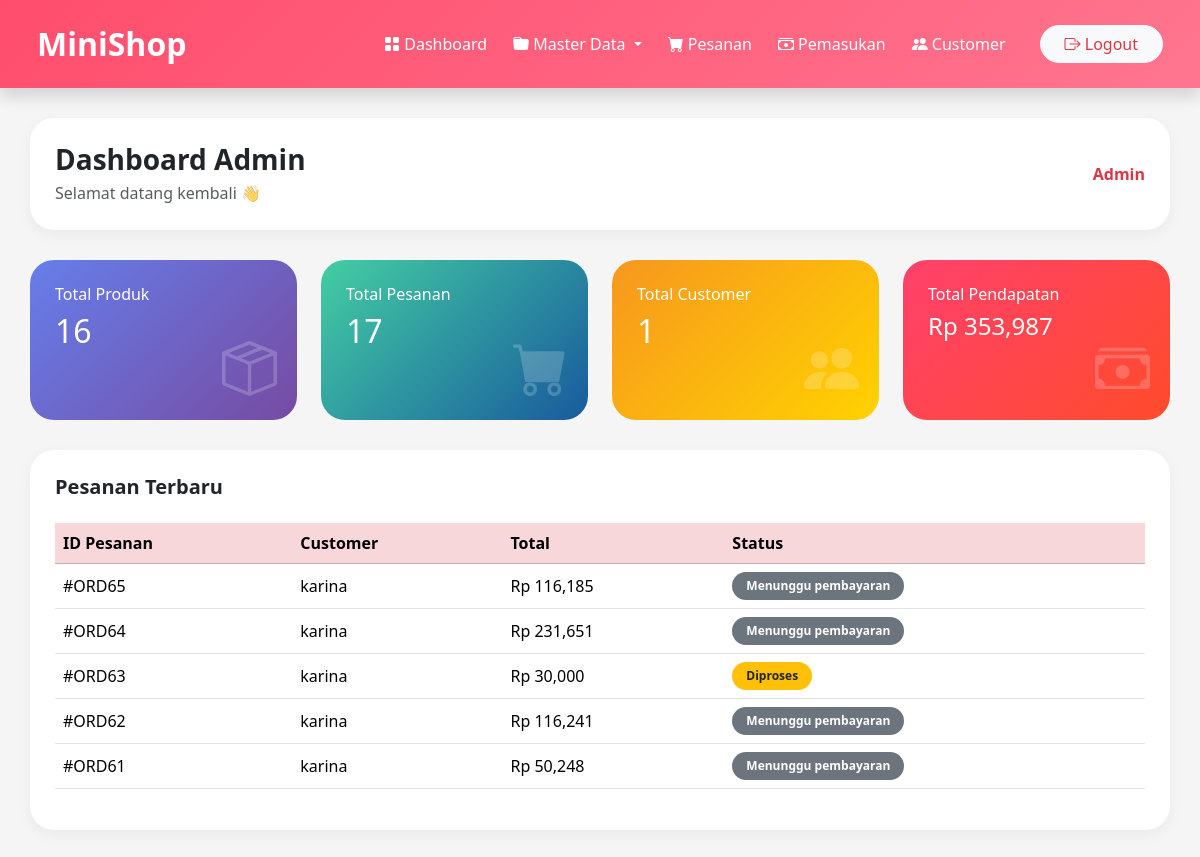
Page /admin/dashboard.php (signed in) on the committed database.
### tables this page shows
CREATE TABLE `pesanan` (
  `id_pesanan` int NOT NULL,
  `id_user` int DEFAULT NULL,
  `tanggal_pesan` datetime DEFAULT CURRENT_TIMESTAMP,
  `total` int NOT NULL,
  `diskon` int NOT NULL,
  `total_bayar` int DEFAULT NULL,
  `status` enum('menunggu pembayaran','diproses','dikirim','selesai','dibatalkan') DEFAULT 'menunggu pembayaran',
  `alamat_pengiriman` text,
  `metode_pembayaran` varchar(50) DEFAULT NULL,
  `nomor_pesanan` varchar(50) DEFAULT NULL,
  `bank_tujuan` varchar(100) DEFAULT NULL,
  `bukti_pembayaran` varchar(255) DEFAULT NULL,
  `status_pembayaran` enum('pending','menunggu_verifikasi','dibayar','expired','belum dibayar') NOT NULL DEFAULT 'pending',
  `batas_pembayaran` datetime DEFAULT NULL,
  `waktu_dikirim` datetime DEFAULT NULL,
  `waktu_selesai` datetime DEFAULT NULL,
  `nomor_pembayaran` varchar(50) DEFAULT NULL,
  `is_read` tinyint(1) DEFAULT '0'
);

CREATE TABLE `users` (
  `id_user` int NOT NULL,
  `nama` varchar(100) NOT NULL,
  `email` varchar(100) NOT NULL,
  `password` varchar(255) NOT NULL,
  `no_hp` varchar(20) DEFAULT NULL,
  `alamat` text,
  `foto` varchar(255) DEFAULT NULL,
  `role` enum('admin','customer') DEFAULT 'customer',
  `created_at` timestamp NOT NULL DEFAULT CURRENT_TIMESTAMP,
  `gender` varchar(10) DEFAULT NULL
);

### admin/dashboard.php (the view, shortened to what this page needs)
<?php
include 'koneksi.php';
$produk = mysqli_query($conn, "
    SELECT COUNT(*) as total
    FROM produk
");
$total_produk = mysqli_fetch_assoc($produk)['total'];
$pesanan = mysqli_query($conn, "
    SELECT COUNT(*) as total
    FROM pesanan
");
$total_pesanan = mysqli_fetch_assoc($pesanan)['total'];
$customer = mysqli_query($conn, "
    SELECT COUNT(*) as total
    FROM users
    WHERE role='customer'
");
$total_customer = mysqli_fetch_assoc($customer)['total'];
$pendapatan = mysqli_query($conn, "
    SELECT SUM(total_bayar) as total
    FROM pesanan
    WHERE status='selesai'
");
$data_pendapatan = mysqli_fetch_assoc($pendapatan);
$total_pendapatan = $data_pendapatan['total'] ?? 0;
$pesanan_terbaru = mysqli_query($conn, "
    SELECT p.*, u.nama
    FROM pesanan p
    LEFT JOIN users u ON p.id_user = u.id_user
    ORDER BY p.id_pesanan DESC
    LIMIT 5
");
?>
<!DOCTYPE html>
<html lang="id">
<head>
    <link href="https://cdn.jsdelivr.net/npm/bootstrap@5.3.3/dist/css/bootstrap.min.css" rel="stylesheet">
    <link rel="stylesheet" href="https://cdn.jsdelivr.net/npm/bootstrap-icons@1.11.3/font/bootstrap-icons.min.css">
</head>
<body>
<nav class="navbar navbar-expand-lg navbar-dark shadow">
    <div class="container-fluid">
        <a class="navbar-brand text-white" href="dashboard.php">MiniShop</a>
        <div class="collapse navbar-collapse" id="navbarAdmin">
            <ul class="navbar-nav ms-auto align-items-lg-center">
                <li class="nav-item">
                    <a class="nav-link active" href="dashboard.php">
                        <i class="bi bi-grid-fill"></i> Dashboard
                    </a>
                </li>
                <li class="nav-item dropdown">
                    <a class="nav-link dropdown-toggle" data-bs-toggle="dropdown">
                        <i class="bi bi-folder-fill"></i> Master Data
                    </a>
                </li>
                <li class="nav-item">
                    <a class="nav-link" href="pesanan.php"><i class="bi bi-cart-fill"></i> Pesanan</a>
                </li>
                <li class="nav-item">
                    <a class="nav-link" href="pemasukan.php"><i class="bi bi-cash-stack"></i> Pemasukan</a>
                </li>
                <li class="nav-item">
                    <a class="nav-link" href="customer.php"><i class="bi bi-people-fill"></i> Customer</a>
                </li>
                <li class="nav-item ms-lg-3">
                    <a href="logout.php" class="btn btn-light text-danger rounded-pill px-4">
                        <i class="bi bi-box-arrow-right"></i> Logout
                    </a>
                </li>
            </ul>
        </div>
    </div>
</nav>
<div class="content">
    <div class="topbox d-flex justify-content-between align-items-center">
        <div>
            <h3 class="fw-bold mb-1">Dashboard Admin</h3>
            <p class="text-muted mb-0">Selamat datang kembali 👋</p>
        </div>
        <div>
            <strong class="text-danger">
                <?= htmlspecialchars($_SESSION['admin']); ?>
            </strong>
        </div>
    </div>
    <div class="row g-4">
        <div class="col-md-3">
            <div class="dashboard-card bg1">
                <h6>Total Produk</h6>
                <h2><?= number_format($total_produk); ?></h2>
                <i class="bi bi-box-seam"></i>
            </div>
        </div>
        <div class="col-md-3">
            <div class="dashboard-card bg2">
                <h6>Total Pesanan</h6>
                <h2><?= number_format($total_pesanan); ?></h2>
                <i class="bi bi-cart-fill"></i>
            </div>
        </div>
        <div class="col-md-3">
            <div class="dashboard-card bg3">
                <h6>Total Customer</h6>
                <h2><?= number_format($total_customer); ?></h2>
                <i class="bi bi-people-fill"></i>
            </div>
        </div>
        <div class="col-md-3">
            <div class="dashboard-card bg4">
                <h6>Total Pendapatan</h6>
                <h4>Rp <?= number_format($total_pendapatan); ?></h4>
                <i class="bi bi-cash-stack"></i>
            </div>
        </div>
    </div>
    <div class="table-box">
        <h5 class="fw-bold mb-4">Pesanan Terbaru</h5>
        <div class="table-responsive">
            <table class="table table-hover align-middle">
                <thead class="table-danger">
                    <tr>
                        <th>ID Pesanan</th>
                        <th>Customer</th>
                        <th>Total</th>
                        <th>Status</th>
                    </tr>
                </thead>
                <tbody>
                <?php if (mysqli_num_rows($pesanan_terbaru) > 0) : ?>
                    <?php while($data = mysqli_fetch_assoc($pesanan_terbaru)) : ?>
                        <tr>
                            <td>#ORD<?= $data['id_pesanan']; ?></td>
                            <td>
                                <?= htmlspecialchars($data['nama'] ?? 'User #'.$data['id_user']); ?>
                            </td>
                            <td>Rp <?= number_format($data['total_bayar']); ?></td>
                            <td>
                                <?php
                                $status = strtolower(trim($data['status']));
                                $badge = "bg-secondary";
                                if($status == 'diproses'){ $badge = "bg-warning text-dark"; }
                                elseif($status == 'dikirim'){ $badge = "bg-primary"; }
                                elseif($status == 'selesai'){ $badge = "bg-success"; }
                                elseif($status == 'dibatalkan'){ $badge = "bg-danger"; }
                                ?>
                                <span class="badge <?= $badge; ?> badge-status">
                                    <?= ucfirst($status); ?>
                                </span>
                            </td>
                        </tr>
                    <?php endwhile; ?>
                <?php else : ?>
                    <tr>
                        <td colspan="4" class="text-center text-muted py-3">Belum ada data pesanan terbaru.</td>
                    </tr>
                <?php endif; ?>
                </tbody>
            </table>
        </div>
    </div>
</div>
</body>
</html>

### admin/dashboard.php (style rules this page uses)
body { background:#f5f5f5; font-family:'Segoe UI',sans-serif; }
.navbar { background:linear-gradient(135deg,#ff4d6d,#ff758f); padding:15px 25px; }
.navbar-brand { font-size:32px; font-weight:800; }
.nav-link { color:white !important; margin-right:10px; font-weight:500; transition:0.3s; }
.content { padding:30px; }
.topbox { background:white; border-radius:24px; padding:25px; margin-bottom:30px; box-shadow:0 5px 15px rgba(0,0,0,0.05); }
.dashboard-card { border:none; border-radius:24px; color:white; padding:25px; position:relative; overflow:hidden; transition:0.3s; min-height:160px; }
.dashboard-card i { position:absolute; right:20px; bottom:10px; font-size:55px; opacity:0.2; }
.bg1 { background:linear-gradient(135deg,#667eea,#764ba2); }
.bg2 { background:linear-gradient(135deg,#43cea2,#185a9d); }
.bg3 { background:linear-gradient(135deg,#f7971e,#ffd200); }
.bg4 { background:linear-gradient(135deg,#ff416c,#ff4b2b); }
.table-box { background:white; border-radius:24px; padding:25px; margin-top:30px; box-shadow:0 5px 15px rgba(0,0,0,0.05); }
.badge-status { padding:8px 14px; border-radius:30px; font-size:12px; }

### rows in the picture
pesanan: id_pesanan "65", id_user.nama "karina", total_bayar "116,185", status "Menunggu pembayaran"
pesanan: id_pesanan "64", id_user.nama "karina", total_bayar "231,651", status "Menunggu pembayaran"
pesanan: id_pesanan "63", id_user.nama "karina", total_bayar "30,000", status "Diproses"
pesanan: id_pesanan "62", id_user.nama "karina", total_bayar "116,241", status "Menunggu pembayaran"
pesanan: id_pesanan "61", id_user.nama "karina", total_bayar "50,248", status "Menunggu pembayaran"

### other values in the picture
$_SESSION['admin'] "Admin"
$total_produk "16"
$total_pesanan "17"
$total_customer "1"
$total_pendapatan "353,987"
